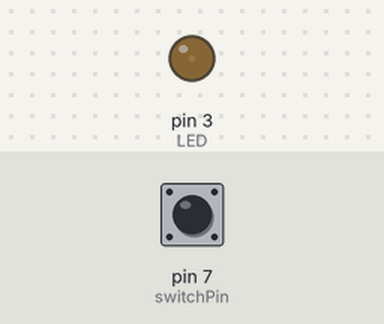
The sketch below on a simulated Arduino Uno, built with avr-gcc and run on an emulated ATmega328P. On the bench: output pins drawn as LEDs (lit = HIGH). Inputs (shaded band) come from the test bench; at power-on: pin 7 (switchPin) HIGH.

Above: at 1.2 s.
1.3 s: pin 7 (switchPin) pulled LOW for 3.2 s
At 5.6 s:
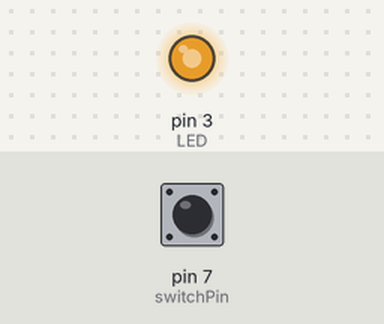
6.1 s: pin 7 (switchPin) pulled LOW for 3.2 s
At 10.4 s:
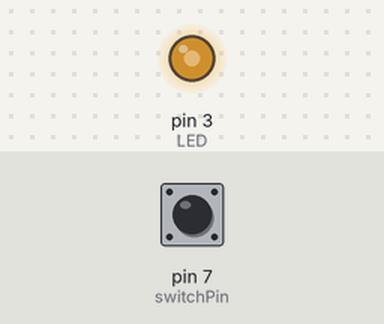
10.9 s: pin 7 (switchPin) pulled LOW for 0.15 s
At 11.8 s:
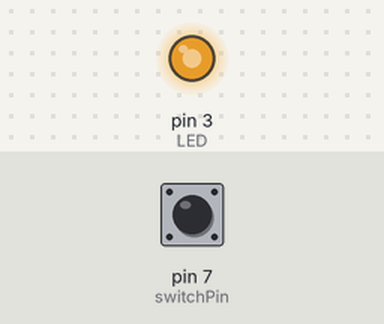
Timing chart, 0 to 13.9 s (numbered marks = the images above; inputs shaded):
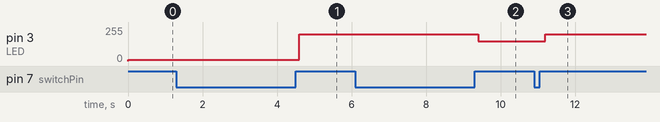

Measured:
- after the input at 1.3 s, pin 3 (LED): 10/255 → 200/255 after 3.3 s
- after the input at 6.1 s, pin 3 (LED): 200/255 → 150/255 after 3.3 s
- after the input at 10.9 s, pin 3 (LED): 150/255 → 200/255 after 0.30 s

The sketch:

fade_led_przycisk.ino
```cpp
#define LED 3
#define switchPin 7

int counter = 0;

void setup() {
 pinMode(switchPin, INPUT_PULLUP);
 pinMode(LED, OUTPUT);
}

void loop() {
 int switchVal = digitalRead(switchPin);
 if(switchVal == LOW) {
   delay(300);
   counter ++;
   if(counter == 4) {
     counter = 0;
   }
 } else {
   switch (counter) {
   case 0:
     analogWrite(LED, 10);
     break;
   case 1:
     analogWrite(LED, 50);
     break;
   case 2:
     analogWrite(LED, 150);
     break;
   case 3:
     analogWrite(LED, 200);
     break;
   }
 }
}
```
